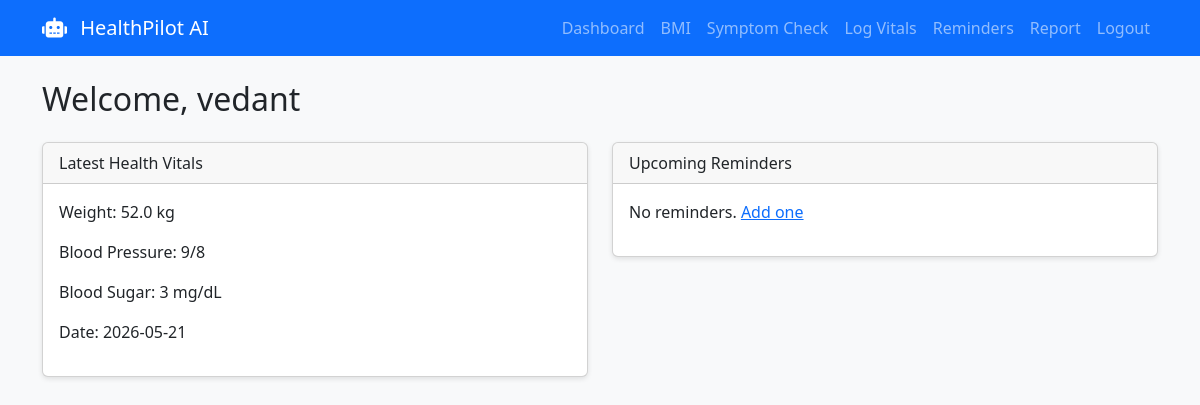
The app's page /dashboard (signed in) with its own data.
### tables this page shows
CREATE TABLE health_records (
    id INTEGER PRIMARY KEY AUTOINCREMENT,
    user_id INTEGER,
    date TEXT,
    weight REAL,
    blood_pressure_systolic INTEGER,
    blood_pressure_diastolic INTEGER,
    blood_sugar INTEGER,
    notes TEXT,
    FOREIGN KEY(user_id) REFERENCES users(id)
);

### app.py (the view)
@app.route('/dashboard')
def dashboard():
    if 'user_id' not in session:
        return redirect(url_for('login'))
    user_id = session['user_id']
    conn = get_db()
    latest_health = conn.execute("SELECT * FROM health_records WHERE user_id=? ORDER BY date DESC LIMIT 1", (user_id,)).fetchone()
    reminders = conn.execute("SELECT * FROM reminders WHERE user_id=? AND is_taken=0", (user_id,)).fetchall()
    conn.close()
    return render_template('dashboard.html', latest_health=latest_health, reminders=reminders)

### app.py (called while the page is built)
def get_db():
    conn = sqlite3.connect('healthpilot.db')
    conn.row_factory = sqlite3.Row
    return conn

### templates/dashboard.html
{% extends "base.html" %}
{% block content %}
<h2>Welcome, {{ session.username }}</h2>
<div class="row mt-4">
    <div class="col-md-6">
        <div class="card">
            <div class="card-header">Latest Health Vitals</div>
            <div class="card-body">
                {% if latest_health %}
                    <p>Weight: {{ latest_health.weight }} kg</p>
                    <p>Blood Pressure: {{ latest_health.blood_pressure_systolic }}/{{ latest_health.blood_pressure_diastolic }}</p>
                    <p>Blood Sugar: {{ latest_health.blood_sugar }} mg/dL</p>
                    <p>Date: {{ latest_health.date }}</p>
                {% else %}
                    <p>No health records yet. <a href="{{ url_for('health_log') }}">Log now</a></p>
                {% endif %}
            </div>
        </div>
    </div>
    <div class="col-md-6">
        <div class="card">
            <div class="card-header">Upcoming Reminders</div>
            <div class="card-body">
                {% if reminders %}
                    <ul class="list-group">
                    {% for rem in reminders %}
                        <li class="list-group-item">{{ rem.medicine_name }} ({{ rem.dosage }}) at {{ rem.time }} - {{ rem.frequency }}</li>
                    {% endfor %}
                    </ul>
                {% else %}
                    <p>No reminders. <a href="{{ url_for('reminders') }}">Add one</a></p>
                {% endif %}
            </div>
        </div>
    </div>
</div>
{% endblock %}

### static/style.css (style rules this page uses)
body { background-color: #f8f9fa; }
.card { margin-bottom: 20px; box-shadow: 0 2px 5px rgba(0,0,0,0.1); }

### records on screen
health_records: weight "52.0", blood_pressure_systolic "9", blood_pressure_diastolic "8", blood_sugar "3", date "2026-05-21"

### other values on screen
{{ session.username }} "vedant"
